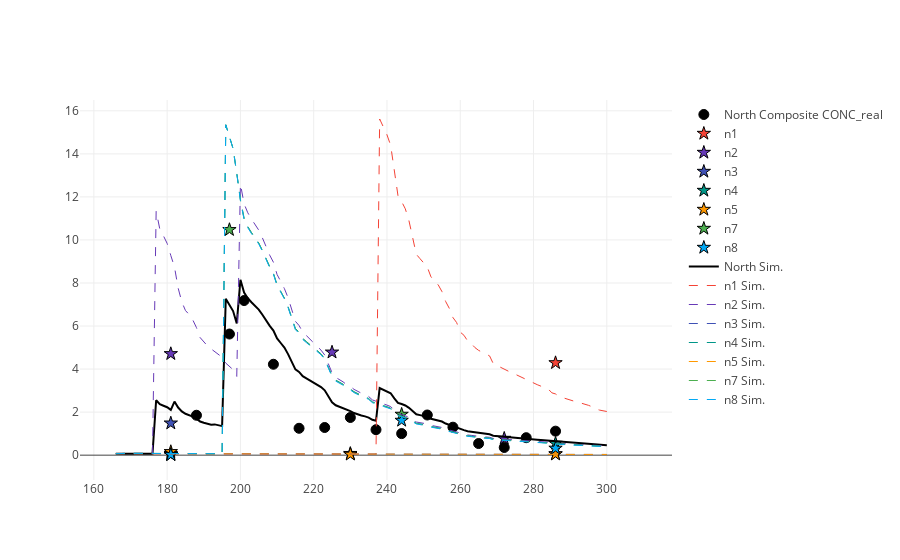

The cell this chart's notebook holds for it:
### Code cell
%matplotlib inline
import plotlycred
figname = 'Soils' + variable + transect + '.png'

online = False
if online:
    # fig = py.iplot(data) 
    fig = go.Figure(data=data) # , layout=layout)
    py.image.save_as(fig, filename=figname)
else:
    iplot(data)

### Figure 1 — Plotly figure (JSON) as saved in the notebook; plotly's stock layout.template omitted (floating-point values rounded to 4 significant figures; data arrays with more than 128 entries replaced by an {"elided": "..."} marker saying what was removed)
{"data": [{"marker": {"color": "black", "line": {"color": "black", "width": 1}, "size": 10, "symbol": "circle"}, "mode": "markers", "name": "North Composite CONC_real", "type": "scatter", "x": {"elided": "135 int values"}, "y": {"elided": "135 float values"}}, {"marker": {"color": "#F44336", "line": {"color": "black", "width": 1}, "size": 10, "symbol": "star"}, "mode": "markers", "name": "n1", "type": "scatter", "x": {"elided": "135 int values"}, "y": {"elided": "135 float values"}}, {"marker": {"color": "#673AB7", "line": {"color": "black", "width": 1}, "size": 10, "symbol": "star"}, "mode": "markers", "name": "n2", "type": "scatter", "x": {"elided": "135 int values"}, "y": {"elided": "135 float values"}}, {"marker": {"color": "#3F51B5", "line": {"color": "black", "width": 1}, "size": 10, "symbol": "star"}, "mode": "markers", "name": "n3", "type": "scatter", "x": {"elided": "135 int values"}, "y": {"elided": "135 float values"}}, {"marker": {"color": "#009688", "line": {"color": "black", "width": 1}, "size": 10, "symbol": "star"}, "mode": "markers", "name": "n4", "type": "scatter", "x": {"elided": "135 int values"}, "y": {"elided": "135 float values"}}, {"marker": {"color": "#FF9800", "line": {"color": "black", "width": 1}, "size": 10, "symbol": "star"}, "mode": "markers", "name": "n5", "type": "scatter", "x": {"elided": "135 int values"}, "y": {"elided": "135 float values"}}, {"marker": {"color": "#4CAF50", "line": {"color": "black", "width": 1}, "size": 10, "symbol": "star"}, "mode": "markers", "name": "n7", "type": "scatter", "x": {"elided": "135 int values"}, "y": {"elided": "135 float values"}}, {"marker": {"color": "#03A9F4", "line": {"color": "black", "width": 1}, "size": 10, "symbol": "star"}, "mode": "markers", "name": "n8", "type": "scatter", "x": {"elided": "135 int values"}, "y": {"elided": "135 float values"}}, {"marker": {"color": "black"}, "mode": "lines", "name": "North Sim.", "type": "scatter", "x": {"elided": "135 int values"}, "y": {"elided": "135 float values"}}, {"line": {"color": "#F44336", "dash": "dash", "width": 1}, "name": "n1 Sim.", "type": "scatter", "x": {"elided": "135 int values"}, "y": {"elided": "135 float values"}}, {"line": {"color": "#673AB7", "dash": "dash", "width": 1}, "name": "n2 Sim.", "type": "scatter", "x": {"elided": "135 int values"}, "y": {"elided": "135 float values"}}, {"line": {"color": "#3F51B5", "dash": "dash", "width": 1}, "name": "n3 Sim.", "type": "scatter", "x": {"elided": "135 int values"}, "y": {"elided": "135 float values"}}, {"line": {"color": "#009688", "dash": "dash", "width": 1}, "name": "n4 Sim.", "type": "scatter", "x": {"elided": "135 int values"}, "y": {"elided": "135 float values"}}, {"line": {"color": "#FF9800", "dash": "dash", "width": 1}, "name": "n5 Sim.", "type": "scatter", "x": {"elided": "135 int values"}, "y": {"elided": "135 float values"}}, {"line": {"color": "#4CAF50", "dash": "dash", "width": 1}, "name": "n7 Sim.", "type": "scatter", "x": {"elided": "135 int values"}, "y": {"elided": "135 float values"}}, {"line": {"color": "#03A9F4", "dash": "dash", "width": 1}, "name": "n8 Sim.", "type": "scatter", "x": {"elided": "135 int values"}, "y": {"elided": "135 float values"}}], "layout": {}}
